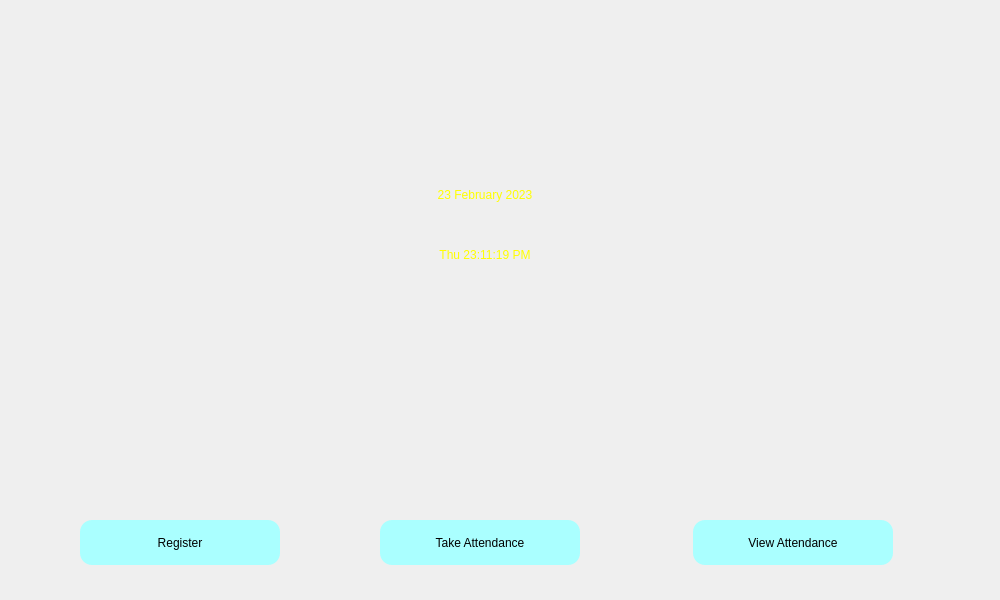
<?xml version="1.0" encoding="UTF-8"?>
<ui version="4.0">
 <class>Mainscreen</class>
 <widget class="QMainWindow" name="Mainscreen">
  <property name="geometry">
   <rect>
    <x>0</x>
    <y>0</y>
    <width>1000</width>
    <height>600</height>
   </rect>
  </property>
  <property name="windowTitle">
   <string>MainWindow</string>
  </property>
  <widget class="QWidget" name="centralwidget">
   <widget class="QLabel" name="bg">
    <property name="geometry">
     <rect>
      <x>0</x>
      <y>0</y>
      <width>1000</width>
      <height>600</height>
     </rect>
    </property>
    <property name="styleSheet">
     <string notr="true">
background: url(:/ui/main_bg.jpeg)  no-repeat center center fixed;</string>
    </property>
    <property name="text">
     <string/>
    </property>
    <property name="alignment">
     <set>Qt::AlignCenter</set>
    </property>
   </widget>
   <widget class="QLabel" name="registeration_icon">
    <property name="geometry">
     <rect>
      <x>80</x>
      <y>300</y>
      <width>200</width>
      <height>200</height>
     </rect>
    </property>
    <property name="styleSheet">
     <string notr="true">image: url(:/ui/reg_icon.png);</string>
    </property>
    <property name="text">
     <string/>
    </property>
    <property name="alignment">
     <set>Qt::AlignCenter</set>
    </property>
   </widget>
   <widget class="QLabel" name="attendance_icon">
    <property name="geometry">
     <rect>
      <x>380</x>
      <y>300</y>
      <width>200</width>
      <height>200</height>
     </rect>
    </property>
    <property name="styleSheet">
     <string notr="true">image: url(:/ui/attendance_icon.png);</string>
    </property>
    <property name="text">
     <string/>
    </property>
    <property name="alignment">
     <set>Qt::AlignCenter</set>
    </property>
   </widget>
   <widget class="QLabel" name="show_att_icon">
    <property name="geometry">
     <rect>
      <x>693</x>
      <y>300</y>
      <width>200</width>
      <height>200</height>
     </rect>
    </property>
    <property name="styleSheet">
     <string notr="true">image: url(:/ui/showatt_icon.png);</string>
    </property>
    <property name="text">
     <string/>
    </property>
    <property name="alignment">
     <set>Qt::AlignCenter</set>
    </property>
   </widget>
   <widget class="QLabel" name="date">
    <property name="geometry">
     <rect>
      <x>310</x>
      <y>170</y>
      <width>350</width>
      <height>50</height>
     </rect>
    </property>
    <property name="styleSheet">
     <string notr="true">color: rgb(255, 255, 0);
font: 70 24pt &quot;Tahoma&quot;;</string>
    </property>
    <property name="text">
     <string>23 February 2023</string>
    </property>
    <property name="alignment">
     <set>Qt::AlignCenter</set>
    </property>
   </widget>
   <widget class="QLabel" name="Time">
    <property name="geometry">
     <rect>
      <x>310</x>
      <y>230</y>
      <width>350</width>
      <height>50</height>
     </rect>
    </property>
    <property name="styleSheet">
     <string notr="true">color: rgb(255, 255, 0);
font: 70 24pt &quot;Tahoma&quot;;</string>
    </property>
    <property name="text">
     <string>Thu 23:11:19 PM</string>
    </property>
    <property name="alignment">
     <set>Qt::AlignCenter</set>
    </property>
   </widget>
   <widget class="QPushButton" name="Register">
    <property name="geometry">
     <rect>
      <x>80</x>
      <y>520</y>
      <width>200</width>
      <height>45</height>
     </rect>
    </property>
    <property name="cursor">
     <cursorShape>PointingHandCursor</cursorShape>
    </property>
    <property name="styleSheet">
     <string notr="true">QPushButton
{
	background-color: rgb(170, 255, 255);
	font: 75 18pt &quot;Times New Roman&quot;;
	border-radius: 12px;
}
QPushButton:hover
{font: 75 20pt &quot;Times New Roman&quot;;
	background-color: rgb(75, 225, 225);
}
QPushButton:pressed 
{
	background-color: rgb(52, 143, 255);
}</string>
    </property>
    <property name="text">
     <string>Register</string>
    </property>
   </widget>
   <widget class="QPushButton" name="Take_attendance">
    <property name="geometry">
     <rect>
      <x>380</x>
      <y>520</y>
      <width>200</width>
      <height>45</height>
     </rect>
    </property>
    <property name="cursor">
     <cursorShape>PointingHandCursor</cursorShape>
    </property>
    <property name="styleSheet">
     <string notr="true">QPushButton
{
	background-color: rgb(170, 255, 255);
	font: 75 18pt &quot;Times New Roman&quot;;
	border-radius: 12px;
}
QPushButton:hover
{font: 75 20pt &quot;Times New Roman&quot;;
	background-color: rgb(75, 225, 225);
}
QPushButton:pressed 
{
	background-color: rgb(52, 143, 255);
}</string>
    </property>
    <property name="text">
     <string>Take Attendance</string>
    </property>
   </widget>
   <widget class="QPushButton" name="view_attendance">
    <property name="geometry">
     <rect>
      <x>693</x>
      <y>520</y>
      <width>200</width>
      <height>45</height>
     </rect>
    </property>
    <property name="cursor">
     <cursorShape>PointingHandCursor</cursorShape>
    </property>
    <property name="styleSheet">
     <string notr="true">QPushButton
{
	background-color: rgb(170, 255, 255);
	font: 75 18pt &quot;Times New Roman&quot;;
	border-radius: 12px;
}
QPushButton:hover
{font: 75 20pt &quot;Times New Roman&quot;;
	background-color: rgb(75, 225, 225);
}
QPushButton:pressed 
{
	background-color: rgb(52, 143, 255);
}</string>
    </property>
    <property name="text">
     <string>View Attendance</string>
    </property>
   </widget>
   <widget class="QLabel" name="Title_fr">
    <property name="geometry">
     <rect>
      <x>150</x>
      <y>10</y>
      <width>700</width>
      <height>90</height>
     </rect>
    </property>
    <property name="styleSheet">
     <string notr="true">image: url(:/ui/FR.png);</string>
    </property>
    <property name="text">
     <string/>
    </property>
    <property name="alignment">
     <set>Qt::AlignCenter</set>
    </property>
   </widget>
   <widget class="QLabel" name="Title_as">
    <property name="geometry">
     <rect>
      <x>100</x>
      <y>80</y>
      <width>800</width>
      <height>90</height>
     </rect>
    </property>
    <property name="styleSheet">
     <string notr="true">image: url(:/ui/AS.png);</string>
    </property>
    <property name="text">
     <string/>
    </property>
    <property name="alignment">
     <set>Qt::AlignCenter</set>
    </property>
   </widget>
   <widget class="QLabel" name="about">
    <property name="geometry">
     <rect>
      <x>935</x>
      <y>540</y>
      <width>41</width>
      <height>41</height>
     </rect>
    </property>
    <property name="cursor">
     <cursorShape>PointingHandCursor</cursorShape>
    </property>
    <property name="styleSheet">
     <string notr="true">image: url(:/ui/about.png);</string>
    </property>
    <property name="text">
     <string/>
    </property>
   </widget>
  </widget>
 </widget>
 <resources>
  <include location="mainscreen.qrc"/>
 </resources>
 <connections/>
</ui>
